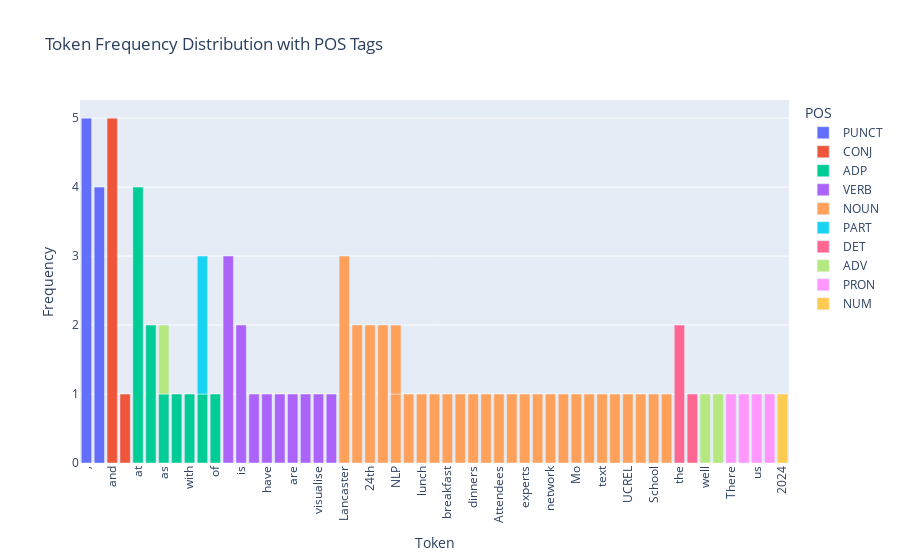

The notebook cell saved with this chart:
### Markdown cell above
---

> Better Visualisation, Let's execute it to see the results.
---

### Code cell
import plotly.express as px
import pandas as pd
from collections import Counter

# function to visualize token frequency with POS using Plotly
def visualize_token_frequency_plotly(tokens):
    # Extract token texts and POS tags for counting and plotting
    token_texts_with_pos = [(token.text, token.pos_) for token in tokens]

    # Count token frequencies with POS tags
    token_counts_with_pos = Counter(token_texts_with_pos)  # Count based on token texts and POS tags

    # Convert to DataFrame for Plotly
    token_df = pd.DataFrame(list(token_counts_with_pos.items()), columns=['Token_POS', 'Frequency'])
    token_df[['Token', 'POS']] = pd.DataFrame(token_df['Token_POS'].tolist(), index=token_df.index)
    token_df = token_df.drop('Token_POS', axis=1).sort_values(by='Frequency', ascending=False)
    token_df['POS'] = token_df['POS'].apply(lambda x: 'NOUN' if x == "PROPN" else x)
    token_df['POS'] = token_df['POS'].apply(lambda x: 'CONJ' if x == "SCONJ" or x == "CCONJ" else x)
    token_df['POS'] = token_df['POS'].apply(lambda x: 'VERB' if x == "AUX" else x)

    # Plot the token frequencies with POS tags
    fig = px.bar(token_df, x='Token', y='Frequency', color='POS', title='Token Frequency Distribution with POS Tags')
    fig.update_layout(xaxis_tickangle=-90)
    fig.show()
    ## Save the graph
    plotly_filename = f'./plots/plotly_Spacy_Frequency.jpeg'
    fig.write_image(plotly_filename, scale=2)
    fig.write_html(f'./plots/plotly_Spacy_Frequency.html')


# usage
tokens = tokenise_sentence("Today is July 24th, 2024, and Mo and Nouran are showing us how to visualise text online at Lancaster University. This is part of a UCREL NLP Summer School at Lancaster    University, which will   run at    InfoLab21 at Lancaster    from July 24th to 26th. There will be speakers and NLP tutorials as well as breakfast, lunch, and dinners. Attendees will have the opportunity to learn from experts in the field and network with peers.")
print('Number of words:', len(tokens))

visualize_token_frequency_plotly(tokens)

### Figure 1 — Plotly figure (JSON) as saved in the notebook; plotly's stock layout.template omitted (floating-point values rounded to 4 significant figures)
{"data": [{"alignmentgroup": "True", "hovertemplate": "POS=PUNCT<br>Token=%{x}<br>Frequency=%{y}<extra></extra>", "legendgroup": "PUNCT", "marker": {"color": "#636efa", "pattern": {"shape": ""}}, "name": "PUNCT", "offsetgroup": "PUNCT", "orientation": "v", "showlegend": true, "textposition": "auto", "type": "bar", "x": [",", "."], "xaxis": "x", "y": [5, 4], "yaxis": "y"}, {"alignmentgroup": "True", "hovertemplate": "POS=CONJ<br>Token=%{x}<br>Frequency=%{y}<extra></extra>", "legendgroup": "CONJ", "marker": {"color": "#EF553B", "pattern": {"shape": ""}}, "name": "CONJ", "offsetgroup": "CONJ", "orientation": "v", "showlegend": true, "textposition": "auto", "type": "bar", "x": ["and", "how"], "xaxis": "x", "y": [5, 1], "yaxis": "y"}, {"alignmentgroup": "True", "hovertemplate": "POS=ADP<br>Token=%{x}<br>Frequency=%{y}<extra></extra>", "legendgroup": "ADP", "marker": {"color": "#00cc96", "pattern": {"shape": ""}}, "name": "ADP", "offsetgroup": "ADP", "orientation": "v", "showlegend": true, "textposition": "auto", "type": "bar", "x": ["at", "from", "as", "in", "with", "to", "of"], "xaxis": "x", "y": [4, 2, 1, 1, 1, 1, 1], "yaxis": "y"}, {"alignmentgroup": "True", "hovertemplate": "POS=VERB<br>Token=%{x}<br>Frequency=%{y}<extra></extra>", "legendgroup": "VERB", "marker": {"color": "#ab63fa", "pattern": {"shape": ""}}, "name": "VERB", "offsetgroup": "VERB", "orientation": "v", "showlegend": true, "textposition": "auto", "type": "bar", "x": ["will", "is", "be", "have", "learn", "are", "showing", "visualise", "run"], "xaxis": "x", "y": [3, 2, 1, 1, 1, 1, 1, 1, 1], "yaxis": "y"}, {"alignmentgroup": "True", "hovertemplate": "POS=NOUN<br>Token=%{x}<br>Frequency=%{y}<extra></extra>", "legendgroup": "NOUN", "marker": {"color": "#FFA15A", "pattern": {"shape": ""}}, "name": "NOUN", "offsetgroup": "NOUN", "orientation": "v", "showlegend": true, "textposition": "auto", "type": "bar", "x": ["Lancaster", "July", "24th", "University", "NLP", "tutorials", "lunch", "speakers", "breakfast", "Today", "dinners", "26th", "Attendees", "opportunity", "experts", "field", "network", "InfoLab21", "Mo", "Nouran", "text", "part", "UCREL", "NLP", "Summer", "School", "peers"], "xaxis": "x", "y": [3, 2, 2, 2, 1, 1, 1, 1, 1, 1, 1, 1, 1, 1, 1, 1, 1, 1, 1, 1, 1, 1, 1, 1, 1, 1, 1], "yaxis": "y"}, {"alignmentgroup": "True", "hovertemplate": "POS=PART<br>Token=%{x}<br>Frequency=%{y}<extra></extra>", "legendgroup": "PART", "marker": {"color": "#19d3f3", "pattern": {"shape": ""}}, "name": "PART", "offsetgroup": "PART", "orientation": "v", "showlegend": true, "textposition": "auto", "type": "bar", "x": ["to"], "xaxis": "x", "y": [2], "yaxis": "y"}, {"alignmentgroup": "True", "hovertemplate": "POS=DET<br>Token=%{x}<br>Frequency=%{y}<extra></extra>", "legendgroup": "DET", "marker": {"color": "#FF6692", "pattern": {"shape": ""}}, "name": "DET", "offsetgroup": "DET", "orientation": "v", "showlegend": true, "textposition": "auto", "type": "bar", "x": ["the", "a"], "xaxis": "x", "y": [2, 1], "yaxis": "y"}, {"alignmentgroup": "True", "hovertemplate": "POS=ADV<br>Token=%{x}<br>Frequency=%{y}<extra></extra>", "legendgroup": "ADV", "marker": {"color": "#B6E880", "pattern": {"shape": ""}}, "name": "ADV", "offsetgroup": "ADV", "orientation": "v", "showlegend": true, "textposition": "auto", "type": "bar", "x": ["well", "as", "online"], "xaxis": "x", "y": [1, 1, 1], "yaxis": "y"}, {"alignmentgroup": "True", "hovertemplate": "POS=PRON<br>Token=%{x}<br>Frequency=%{y}<extra></extra>", "legendgroup": "PRON", "marker": {"color": "#FF97FF", "pattern": {"shape": ""}}, "name": "PRON", "offsetgroup": "PRON", "orientation": "v", "showlegend": true, "textposition": "auto", "type": "bar", "x": ["There", "which", "us", "This"], "xaxis": "x", "y": [1, 1, 1, 1], "yaxis": "y"}, {"alignmentgroup": "True", "hovertemplate": "POS=NUM<br>Token=%{x}<br>Frequency=%{y}<extra></extra>", "legendgroup": "NUM", "marker": {"color": "#FECB52", "pattern": {"shape": ""}}, "name": "NUM", "offsetgroup": "NUM", "orientation": "v", "showlegend": true, "textposition": "auto", "type": "bar", "x": ["2024"], "xaxis": "x", "y": [1], "yaxis": "y"}], "layout": {"barmode": "relative", "legend": {"title": {"text": "POS"}, "tracegroupgap": 0}, "title": {"text": "Token Frequency Distribution with POS Tags"}, "xaxis": {"anchor": "y", "domain": [0, 1], "tickangle": -90, "title": {"text": "Token"}}, "yaxis": {"anchor": "x", "domain": [0, 1], "title": {"text": "Frequency"}}}}
